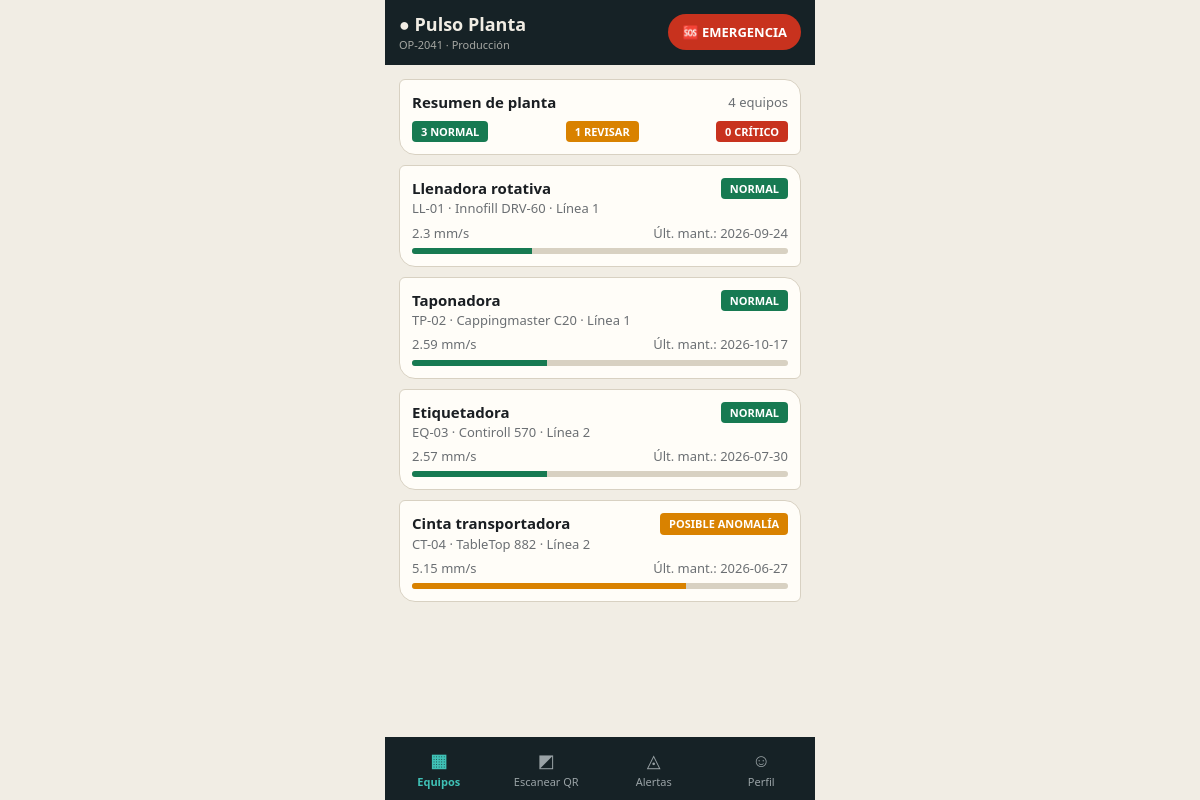
/ (signed in), run on the app's committed database.
### app/models.py (models this page shows)
class Usuario(SQLModel, table=True):
    id: Optional[int] = Field(default=None, primary_key=True)
    codigo: str = Field(index=True, unique=True)  # ID de usuario de planta
    nombre: str
    correo: str  # correo de empresa
    area: str    # área encargada

class Equipo(SQLModel, table=True):
    id: str = Field(primary_key=True)  # lo que va dentro del QR
    nombre: str
    fabricante: str
    modelo: str
    anio_modelo: str
    anio_fab: str
    pais: str
    serie: str
    zona: str
    horas: int = 0
    estado: int = 0  # 0 normal, 1 posible anomalía, 2 falla potencial, 3 técnico en camino
    tecnico: Optional[str] = None

class Lectura(SQLModel, table=True):
    id: Optional[int] = Field(default=None, primary_key=True)
    equipo_id: str = Field(index=True)
    rms: float  # mm/s
    ts: datetime = Field(default_factory=datetime.now)

class Mantencion(SQLModel, table=True):
    id: Optional[int] = Field(default=None, primary_key=True)
    equipo_id: str = Field(index=True)
    fecha: str
    tipo: str     # Preventivo / Correctivo / Inspección
    estado: str   # "En proceso" o "Terminado"
    tecnico: str
    nota: str

### app/main.py (the view)
@app.get("/")
def equipos(request: Request, u=Depends(user), s: Session = Depends(get_session)):
    rows = [(e, ultima(s, e.id), ultimo_rms(s, e.id)) for e in s.exec(select(Equipo)).all()]
    c = [sum(1 for r in rows if r[0].estado == 0), sum(1 for r in rows if r[0].estado == 1),
         sum(1 for r in rows if r[0].estado >= 2)]
    return page(request, "equipos.html", u, rows=rows, c=c, tab="eq")

### app/templates/equipos.html
{% extends "base.html" %}{% block c %}
<div class="card"><div class="row"><b>Resumen de planta</b><span class="mu">{{ rows|length }} equipos</span></div>
<div class="row" style="margin-top:8px"><span class="pill e0">{{ c[0] }} normal</span><span class="pill e1">{{ c[1] }} revisar</span><span class="pill e2">{{ c[2] }} crítico</span></div></div>
{% for e, ult, rms in rows %}
<a class="card" href="/equipo/{{ e.id }}"><div class="row"><b>{{ e.nombre }}</b><span class="pill e{{ e.estado }}">{{ ESTADOS[e.estado] }}</span></div>
<div class="mu">{{ e.id }} · {{ e.modelo }} · {{ e.zona }}</div>
<div class="row" style="margin-top:6px"><span class="mu">{{ rms }} mm/s</span><span class="mu">Últ. mant.: {{ ult }}</span></div>
<div class="bar"><i class="{{ 'e2' if rms>=LC else 'e1' if rms>=LA else 'e0' }}" style="width:{{ [rms/LC*100,100]|min|round }}%"></i></div></a>
{% endfor %}{% endblock %}

### app/templates/base.html (shortened to what this page needs)
<!doctype html><html lang="es"><head><meta charset="utf-8">
<link rel="stylesheet" href="/static/style.css"></head><body><div id="app">
{% if u %}<header><div><h1>● Pulso Planta</h1><small>{{ u.codigo }} · {{ u.area }}</small></div>
<button class="sos" onclick="document.getElementById('sos').showModal()">🆘 EMERGENCIA</button></header>{% endif %}
<main>{% if msg %}<div class="toast">{{ msg }}</div>{% endif %}{% block c %}{% endblock %}</main>
{% if u %}<nav>
<a href="/" class="{{ 'on' if tab=='eq' }}"><i>▦</i>Equipos</a>
<a href="/escanear" class="{{ 'on' if tab=='sc' }}"><i>◩</i>Escanear QR</a>
<a href="/alertas" class="{{ 'on' if tab=='al' }}"><i>◬</i>Alertas</a>
<a href="/perfil" class="{{ 'on' if tab=='pf' }}"><i>☺</i>Perfil</a></nav>
{% endif %}
</div></body></html>

### app/static/style.css (style rules this page uses)
:root { --bg:#f1ede4;--card:#fffdf8;--tx:#1a1e22;--mu:#6b6f73;--bd:#d8d1c2;--ok:#177a52;--wa:#d98200;--cr:#c8321e;--ac:#0e6b66;--hd:#162226 }
* { box-sizing:border-box }
body { margin:0;background:var(--bg);color:var(--tx);font:15px/1.4 ui-rounded,"Trebuchet MS",system-ui,sans-serif;display:flex;justify-content:center }
#app { width:100%;max-width:430px;min-height:100vh }
header { background:var(--hd);color:#f1ede4;padding:12px 14px;display:flex;align-items:center;justify-content:space-between }
header h1 { margin:0;font-size:18px }
header small { opacity:.65;display:block;font-size:11px }
main { padding:14px 14px 90px }
a { color:inherit;text-decoration:none }
.card { display:block;background:var(--card);border:1px solid var(--bd);border-radius:6px 16px 6px 16px;padding:12px;margin-bottom:10px }
.row { display:flex;align-items:center;justify-content:space-between;gap:8px }
.mu { color:var(--mu);font-size:13px }
.pill { font-size:11px;font-weight:800;padding:3px 9px;border-radius:4px;color:#fff;text-transform:uppercase }
.pill.e0 { background:var(--ok) }
.pill.e1 { background:var(--wa) }
.pill.e2,.pill.e3 { background:var(--cr) }
.bar { height:6px;border-radius:3px;background:var(--bd);overflow:hidden;margin-top:6px }
.bar i { display:block;height:100% }
.bar i.e0 { background:var(--ok) }
.bar i.e1 { background:var(--wa) }
button,.btn { display:block;text-align:center;font:inherit;font-weight:700;border:0;border-radius:10px;padding:11px 14px;cursor:pointer;background:var(--ac);color:#fff;width:100%;margin-top:8px }
.sos { background:var(--cr);color:#fff;border-radius:99px;padding:9px 14px;width:auto;margin:0;font-size:13px }
nav { position:fixed;bottom:0;left:50%;transform:translateX(-50%);width:100%;max-width:430px;display:flex;background:var(--hd) }
nav a { flex:1;text-align:center;padding:11px 0;font-size:11px;color:#9aa3a6 }
nav a.on { color:#3fc1b6;font-weight:800 }
nav i { display:block;font-style:normal;font-size:18px }

### data on the page
Usuario: codigo "OP-2041", area "Producción"
Equipo: nombre "Llenadora rotativa", estado "NORMAL", id "LL-01", modelo "Innofill DRV-60", zona "Línea 1", rms "2.3", fecha "2026-09-24"
Equipo: nombre "Taponadora", estado "NORMAL", id "TP-02", modelo "Cappingmaster C20", zona "Línea 1", rms "2.59", fecha "2026-10-17"
Equipo: nombre "Etiquetadora", estado "NORMAL", id "EQ-03", modelo "Contiroll 570", zona "Línea 2", rms "2.57", fecha "2026-07-30"
Equipo: nombre "Cinta transportadora", estado "POSIBLE ANOMALÍA", id "CT-04", modelo "TableTop 882", zona "Línea 2", rms "5.15", fecha "2026-06-27"

### other printed values
{{ rows|length }} "4"
{{ c[0] }} "3"
{{ c[1] }} "1"
{{ c[2] }} "0"
